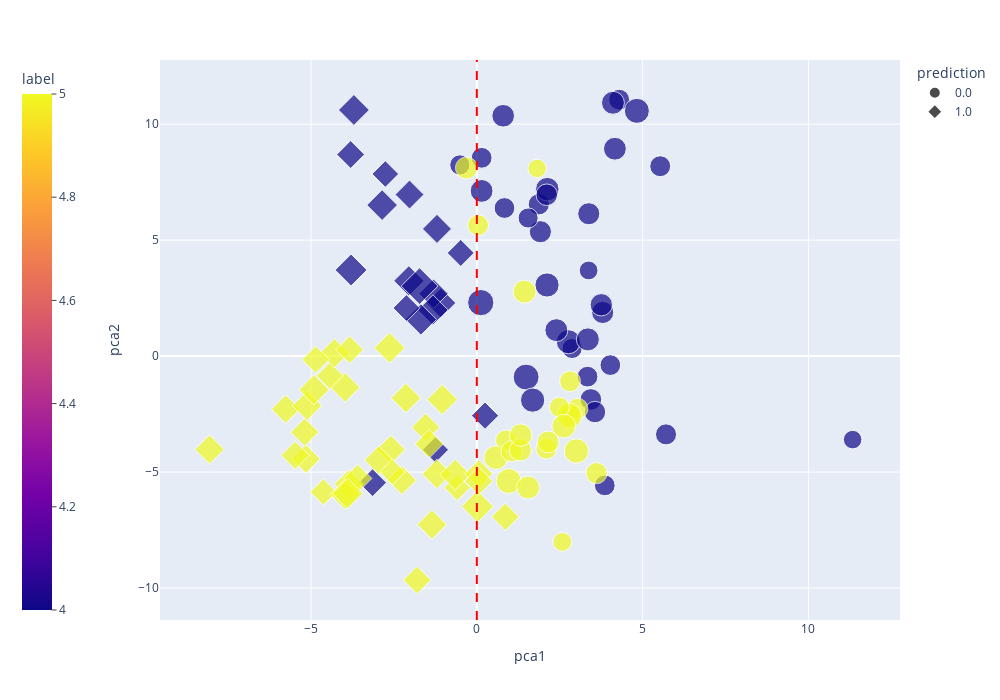

The code cell stored with this chart in its notebook:
### Code cell
eval_df["random_value"] = np.random.rand(len(eval_df))
eval_df["label"] = eval_df["label"] #+ 1

scatter = px.scatter(eval_df, x='pca1', y='pca2', 
                     color="label",
                     size="output_length", 
                     symbol= "prediction",
                     hover_data=["input/output", "output_length", "switch"],
                     color_discrete_sequence=color_selction)

scatter.update_layout(
    # autosize=True,
    width=1000,
    height=700,)

scatter.update_layout(coloraxis_colorbar=dict(yanchor="top", y=1, x=-0.2,
                                          ticks="outside"))

scatter.add_vline(x=0, line_dash="dash", line_color="red")

scatter.show()

### Figure 1 — Plotly figure (JSON) as saved in the notebook; plotly's stock layout.template omitted (floating-point values rounded to 4 significant figures; data arrays with more than 128 entries replaced by an {"elided": "..."} marker saying what was removed)
{"data": [{"customdata": {"elided": "56x3 mixed values"}, "hovertemplate": "prediction=0.0<br>pca1=%{x}<br>pca2=%{y}<br>output_length=%{customdata[1]}<br>input/output=%{customdata[0]}<br>switch=%{customdata[2]}<br>label=%{marker.color}<extra></extra>", "legendgroup": "0.0", "marker": {"color": [4, 4, 4, 4, 4, 4, 4, 4, 4, 4, 4, 4, 4, 4, 4, 4, 4, 4, 4, 4, 4, 4, 4, 4, 4, 4, 4, 4, 4, 4, 4, 4, 4, 4, 5, 5, 5, 5, 5, 5, 5, 5, 5, 5, 5, 5, 5, 5, 5, 5, 5, 5, 5, 5, 5, 5], "coloraxis": "coloraxis", "size": [279, 168, 223, 205, 212, 193, 205, 248, 214, 206, 233, 206, 205, 234, 239, 329, 164, 263, 208, 298, 321, 278, 234, 195, 245, 250, 209, 253, 222, 193, 251, 281, 248, 219, 205, 193, 208, 208, 300, 299, 269, 192, 214, 170, 235, 228, 241, 285, 210, 252, 270, 214, 208, 253, 164, 233], "sizemode": "area", "sizeref": 0.9525, "symbol": "circle"}, "mode": "markers", "name": "0.0", "orientation": "v", "showlegend": true, "type": "scatter", "x": [2.117, 3.371, 3.439, 3.859, 5.706, 2.874, 4.027, 0.1445, 1.869, 0.834, 3.376, 0.1457, 3.339, 3.795, 3.754, 0.1181, 11.33, 2.126, 4.292, 4.826, 1.486, 2.761, 1.917, -0.5124, 0.7951, 4.105, 5.53, 3.348, 2.109, 1.547, 2.399, 1.683, 4.164, 3.563, 3.038, 2.812, 2.095, 0.878, 2.797, 0.9586, 0.5737, 2.49, 1.045, 2.579, 1.315, 2.151, 1.324, 3.001, 0.03899, 1.547, 2.624, 3.61, 2.81, 1.439, 1.82, -0.3108], "xaxis": "x", "y": [3.066, 3.692, -1.87, -5.575, -3.375, 0.3277, -0.3873, 7.122, 6.544, 6.385, 6.137, 8.549, -0.8866, 1.881, 2.213, 2.306, -3.601, 7.199, 11.06, 10.57, -0.9053, 0.6179, 5.363, 8.241, 10.36, 10.92, 8.187, 0.7201, 6.956, 5.954, 1.119, -1.898, 8.941, -2.413, -2.264, -2.537, -3.992, -3.637, -2.567, -5.388, -4.376, -2.202, -4.109, -8.011, -4.049, -3.701, -3.405, -4.09, 5.644, -5.665, -3.021, -5.046, -1.085, 2.778, 8.092, 8.112], "yaxis": "y"}, {"customdata": {"elided": "53x3 mixed values"}, "hovertemplate": "prediction=1.0<br>pca1=%{x}<br>pca2=%{y}<br>output_length=%{customdata[1]}<br>input/output=%{customdata[0]}<br>switch=%{customdata[2]}<br>label=%{marker.color}<extra></extra>", "legendgroup": "1.0", "marker": {"color": [4, 4, 4, 4, 4, 4, 4, 4, 4, 4, 4, 4, 4, 4, 4, 4, 4, 4, 5, 5, 5, 5, 5, 5, 5, 5, 5, 5, 5, 5, 5, 5, 5, 5, 5, 5, 5, 5, 5, 5, 5, 5, 5, 5, 5, 5, 5, 5, 5, 5, 5, 5, 5], "coloraxis": "coloraxis", "size": [256, 246, 261, 267, 278, 203, 220, 261, 381, 287, 206, 239, 236, 210, 201, 270, 219, 193, 216, 238, 195, 218, 198, 236, 242, 252, 223, 227, 247, 232, 229, 235, 249, 271, 227, 262, 251, 206, 270, 246, 218, 250, 260, 211, 291, 224, 231, 256, 231, 186, 265, 242, 227], "sizemode": "area", "sizeref": 0.9525, "symbol": "diamond"}, "mode": "markers", "name": "1.0", "orientation": "v", "showlegend": true, "type": "scatter", "x": [-1.088, -1.306, -1.325, -2.856, -1.686, -2.124, -3.805, -2.05, -1.727, -3.792, -0.4859, -1.202, -2.03, 0.2475, -2.759, -3.707, -3.145, -1.247, 0.8606, -2.259, -0.5937, -1.802, -4.627, -2.593, -3.861, -2.138, -1.544, -5.19, -1.203, -5.763, -3.594, -5.154, -1.355, -0.6497, -5.481, -1.042, -3.972, -4.431, -2.63, -4.296, -3.833, -5.121, -4.909, -4.861, 0.01894, 0.06037, -1.438, -3.979, -2.96, -2.548, -3.896, -8.059, 0.057], "xaxis": "x", "y": [2.291, 2.69, 1.988, 6.511, 1.581, 2.072, 8.692, 3.243, 3.019, 3.713, 4.447, 5.484, 6.964, -2.568, 7.851, 10.61, -5.458, -4.043, -6.932, -5.35, -5.67, -9.656, -5.859, -4.033, -5.522, -1.81, -3.065, -3.281, -5.08, -2.288, -5.274, -4.434, -7.261, -5.11, -4.28, -1.876, -1.351, -0.8459, 0.3553, 0.1226, 0.2732, -2.136, -1.453, -0.1503, -6.486, -5.072, -3.784, -5.967, -4.484, -4.994, -5.925, -4.026, -5.389], "yaxis": "y"}], "layout": {"coloraxis": {"colorbar": {"ticks": "outside", "title": {"text": "label"}, "x": -0.2, "y": 1, "yanchor": "top"}, "colorscale": [[0, "#0d0887"], [0.1111, "#46039f"], [0.2222, "#7201a8"], [0.3333, "#9c179e"], [0.4444, "#bd3786"], [0.5556, "#d8576b"], [0.6667, "#ed7953"], [0.7778, "#fb9f3a"], [0.8889, "#fdca26"], [1, "#f0f921"]]}, "height": 700, "legend": {"itemsizing": "constant", "title": {"text": "prediction"}, "tracegroupgap": 0}, "margin": {"t": 60}, "shapes": [{"line": {"color": "red", "dash": "dash"}, "type": "line", "x0": 0, "x1": 0, "xref": "x", "y0": 0, "y1": 1, "yref": "y domain"}], "width": 1000, "xaxis": {"anchor": "y", "domain": [0, 1], "title": {"text": "pca1"}}, "yaxis": {"anchor": "x", "domain": [0, 1], "title": {"text": "pca2"}}}}
